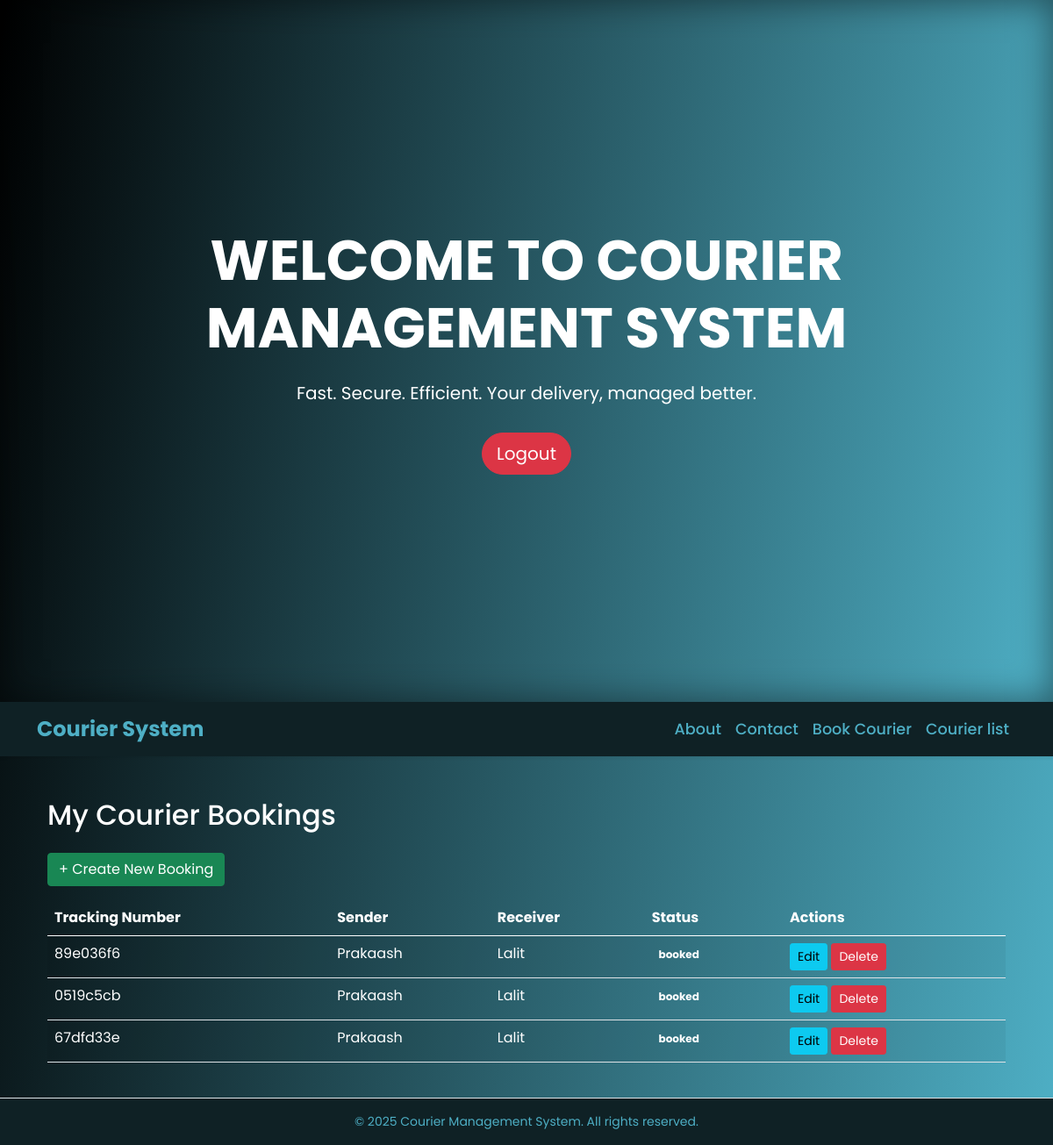
Screenshot of /courier/bookings/ (signed in) with the database file from the repository.
### courier/models.py (models this page shows, shortened)
class CourierBooking(models.Model):
    user = models.ForeignKey(settings.AUTH_USER_MODEL, on_delete=models.CASCADE)
    hub = models.ForeignKey(Hub, on_delete=models.CASCADE)
    tracking_number = models.CharField(max_length=100, unique=True)
    sender_name = models.CharField(max_length=100)
    receiver_name = models.CharField(max_length=100)
    pickup_address = models.TextField()
    delivery_address = models.TextField()
    booking_date = models.DateTimeField(auto_now_add=True)
    delivery_date = models.DateTimeField(null=True, blank=True)
    status = models.CharField(
        max_length=50,
        choices=[
            ("booked", "Booked"),
            ("in_transit", "In Transit"),
            ("delivered", "Delivered")
        ],
        default="booked"
    )

### courier/views.py (the view)
# urls.py: path('bookings/', views.booking_list, name='booking_list'),
@login_required
def booking_list(request):
    bookings = CourierBooking.objects.filter(user=request.user)
    return render(request, 'courier/booking_list.html', {'bookings': bookings})

### courier/templates/courier/booking_list.html (shortened to what this page needs)
{% extends 'base.html' %}
{% load widget_tweaks %}
{% block content %}
<div class="container mt-4">
    <h2 class="mb-4 text-white">My Courier Bookings</h2>
    <div class="mb-3">
        <a href="{% url 'courier:booking_create' %}" class="btn btn-success">+ Create New Booking</a>
    </div>
    <div class="table-responsive">
        <table class="table table-striped text-white">
            <thead>
                <tr>
                    <th>Tracking Number</th>
                    <th>Sender</th>
                    <th>Receiver</th>
                    <th>Status</th>
                    <th>Actions</th>
                </tr>
            </thead>
            <tbody >
                {% for booking in bookings %}
                    <tr class="text-white">
                        <td>{{ booking.tracking_number }}</td>
                        <td>{{ booking.sender_name }}</td>
                        <td>{{ booking.receiver_name }}</td>
                        <td>
                            <span class="badge
                                {% if booking.status == 'Pending' %}badge-warning{% elif booking.status == 'Shipped' %}badge-primary{% elif booking.status == 'Delivered' %}badge-success{% else %}badge-secondary{% endif %}">
                                {{ booking.status }}
                            </span>
                        </td>
                        <td>
                            <a href="{% url 'courier:booking_update' booking.pk %}" class="btn btn-info btn-sm">Edit</a>
                            <a href="{% url 'courier:booking_delete' booking.pk %}" class="btn btn-danger btn-sm">Delete</a>
                        </td>
                    </tr>
                {% empty %}
                    <tr>
                        <td colspan="5" class="text-center">No bookings available.</td>
                    </tr>
                {% endfor %}
            </tbody>
        </table>
    </div>
</div>
{% endblock %}

### home/templates/base.html (style rules this page uses)
body { background: linear-gradient(100deg, #000000,#4eafc5); min-height: 100vh; font-family: 'Poppins', sans-serif; display: flex; flex-direction: column; overflow-x: hidden; }

### courier/templates/courier/booking_list.html (style rules this page uses)
table { color: linear-gradient(135deg, #000000,#4eafc5); }

### rows the page displays
CourierBooking: tracking_number "89e036f6", sender_name "Prakaash", receiver_name "Lalit", status "booked"
CourierBooking: tracking_number "0519c5cb", sender_name "Prakaash", receiver_name "Lalit", status "booked"
CourierBooking: tracking_number "67dfd33e", sender_name "Prakaash", receiver_name "Lalit", status "booked"
